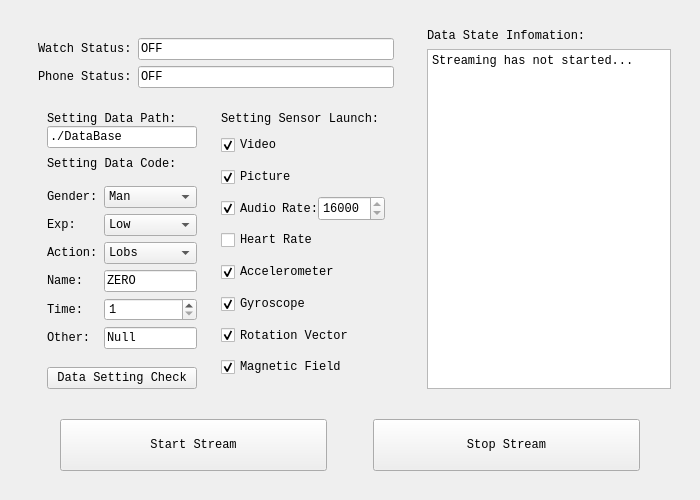
<?xml version="1.0" encoding="UTF-8"?>
<ui version="4.0">
 <class>MainWidget</class>
 <widget class="QWidget" name="MainWidget">
  <property name="geometry">
   <rect>
    <x>0</x>
    <y>0</y>
    <width>700</width>
    <height>500</height>
   </rect>
  </property>
  <property name="sizePolicy">
   <sizepolicy hsizetype="Preferred" vsizetype="Preferred">
    <horstretch>0</horstretch>
    <verstretch>0</verstretch>
   </sizepolicy>
  </property>
  <property name="minimumSize">
   <size>
    <width>700</width>
    <height>500</height>
   </size>
  </property>
  <property name="font">
   <font>
    <family>Consolas</family>
    <weight>50</weight>
    <bold>false</bold>
   </font>
  </property>
  <property name="cursor">
   <cursorShape>ArrowCursor</cursorShape>
  </property>
  <property name="windowTitle">
   <string>Device Controller</string>
  </property>
  <property name="windowOpacity">
   <double>1.000000000000000</double>
  </property>
  <property name="styleSheet">
   <string notr="true"/>
  </property>
  <layout class="QGridLayout" name="gridLayout">
   <property name="spacing">
    <number>3</number>
   </property>
   <item row="1" column="0">
    <widget class="QWidget" name="topWidget" native="true">
     <property name="sizePolicy">
      <sizepolicy hsizetype="Preferred" vsizetype="Preferred">
       <horstretch>2</horstretch>
       <verstretch>4</verstretch>
      </sizepolicy>
     </property>
     <layout class="QGridLayout" name="gridLayout_2">
      <property name="bottomMargin">
       <number>0</number>
      </property>
      <item row="0" column="1">
       <widget class="QWidget" name="topRightwidget" native="true">
        <property name="sizePolicy">
         <sizepolicy hsizetype="Preferred" vsizetype="Preferred">
          <horstretch>1</horstretch>
          <verstretch>0</verstretch>
         </sizepolicy>
        </property>
        <layout class="QVBoxLayout" name="verticalLayout_2">
         <item>
          <widget class="QLabel" name="dataInfoLabel">
           <property name="text">
            <string>Data State Infomation:</string>
           </property>
          </widget>
         </item>
         <item>
          <widget class="QTextEdit" name="dataInfoText">
           <property name="readOnly">
            <bool>true</bool>
           </property>
           <property name="html">
            <string>&lt;!DOCTYPE HTML PUBLIC &quot;-//W3C//DTD HTML 4.0//EN&quot; &quot;http://www.w3.org/TR/REC-html40/strict.dtd&quot;&gt;
&lt;html&gt;&lt;head&gt;&lt;meta name=&quot;qrichtext&quot; content=&quot;1&quot; /&gt;&lt;style type=&quot;text/css&quot;&gt;
p, li { white-space: pre-wrap; }
&lt;/style&gt;&lt;/head&gt;&lt;body style=&quot; font-family:'Consolas'; font-size:9pt; font-weight:400; font-style:normal;&quot;&gt;
&lt;p style=&quot; margin-top:0px; margin-bottom:0px; margin-left:0px; margin-right:0px; -qt-block-indent:0; text-indent:0px;&quot;&gt;&lt;span style=&quot; font-weight:72;&quot;&gt;Streaming has not started...&lt;/span&gt;&lt;/p&gt;&lt;/body&gt;&lt;/html&gt;</string>
           </property>
          </widget>
         </item>
        </layout>
       </widget>
      </item>
      <item row="0" column="0">
       <widget class="QWidget" name="topLeftwidget" native="true">
        <property name="sizePolicy">
         <sizepolicy hsizetype="Preferred" vsizetype="Preferred">
          <horstretch>1</horstretch>
          <verstretch>0</verstretch>
         </sizepolicy>
        </property>
        <layout class="QGridLayout" name="gridLayout_3">
         <property name="bottomMargin">
          <number>0</number>
         </property>
         <item row="0" column="0">
          <widget class="QWidget" name="statusWidget" native="true">
           <property name="sizePolicy">
            <sizepolicy hsizetype="Preferred" vsizetype="Preferred">
             <horstretch>0</horstretch>
             <verstretch>1</verstretch>
            </sizepolicy>
           </property>
           <layout class="QGridLayout" name="gridLayout_4">
            <item row="1" column="1">
             <widget class="QLineEdit" name="phoneStatus">
              <property name="sizePolicy">
               <sizepolicy hsizetype="Expanding" vsizetype="Expanding">
                <horstretch>1</horstretch>
                <verstretch>0</verstretch>
               </sizepolicy>
              </property>
              <property name="text">
               <string>OFF</string>
              </property>
              <property name="readOnly">
               <bool>true</bool>
              </property>
             </widget>
            </item>
            <item row="0" column="1">
             <widget class="QLineEdit" name="watchStatus">
              <property name="sizePolicy">
               <sizepolicy hsizetype="Expanding" vsizetype="Expanding">
                <horstretch>1</horstretch>
                <verstretch>0</verstretch>
               </sizepolicy>
              </property>
              <property name="text">
               <string>OFF</string>
              </property>
              <property name="readOnly">
               <bool>true</bool>
              </property>
             </widget>
            </item>
            <item row="1" column="0">
             <widget class="QLabel" name="phoneLabel">
              <property name="text">
               <string>Phone Status:</string>
              </property>
             </widget>
            </item>
            <item row="0" column="0">
             <widget class="QLabel" name="watchLabel">
              <property name="text">
               <string>Watch Status:</string>
              </property>
             </widget>
            </item>
           </layout>
          </widget>
         </item>
         <item row="2" column="0">
          <widget class="QWidget" name="settingWidget" native="true">
           <property name="sizePolicy">
            <sizepolicy hsizetype="Preferred" vsizetype="Preferred">
             <horstretch>0</horstretch>
             <verstretch>5</verstretch>
            </sizepolicy>
           </property>
           <layout class="QHBoxLayout" name="horizontalLayout_4">
            <property name="leftMargin">
             <number>9</number>
            </property>
            <property name="topMargin">
             <number>0</number>
            </property>
            <property name="rightMargin">
             <number>9</number>
            </property>
            <item>
             <widget class="QWidget" name="dataSetWidget" native="true">
              <property name="sizePolicy">
               <sizepolicy hsizetype="Preferred" vsizetype="Preferred">
                <horstretch>1</horstretch>
                <verstretch>1</verstretch>
               </sizepolicy>
              </property>
              <layout class="QVBoxLayout" name="verticalLayout_3">
               <property name="spacing">
                <number>0</number>
               </property>
               <property name="leftMargin">
                <number>9</number>
               </property>
               <property name="topMargin">
                <number>9</number>
               </property>
               <property name="rightMargin">
                <number>9</number>
               </property>
               <property name="bottomMargin">
                <number>0</number>
               </property>
               <item>
                <widget class="QWidget" name="dataPathWidget" native="true">
                 <property name="sizePolicy">
                  <sizepolicy hsizetype="Preferred" vsizetype="Preferred">
                   <horstretch>0</horstretch>
                   <verstretch>1</verstretch>
                  </sizepolicy>
                 </property>
                 <layout class="QVBoxLayout" name="verticalLayout">
                  <property name="spacing">
                   <number>0</number>
                  </property>
                  <property name="leftMargin">
                   <number>0</number>
                  </property>
                  <property name="topMargin">
                   <number>0</number>
                  </property>
                  <property name="rightMargin">
                   <number>0</number>
                  </property>
                  <property name="bottomMargin">
                   <number>0</number>
                  </property>
                  <item>
                   <widget class="QLabel" name="dataPathLabel">
                    <property name="sizePolicy">
                     <sizepolicy hsizetype="Preferred" vsizetype="Preferred">
                      <horstretch>0</horstretch>
                      <verstretch>0</verstretch>
                     </sizepolicy>
                    </property>
                    <property name="text">
                     <string>Setting Data Path:</string>
                    </property>
                   </widget>
                  </item>
                  <item>
                   <widget class="QLineEdit" name="dataPathLineEdit">
                    <property name="sizePolicy">
                     <sizepolicy hsizetype="Expanding" vsizetype="Preferred">
                      <horstretch>0</horstretch>
                      <verstretch>0</verstretch>
                     </sizepolicy>
                    </property>
                    <property name="layoutDirection">
                     <enum>Qt::LeftToRight</enum>
                    </property>
                    <property name="text">
                     <string>./DataBase</string>
                    </property>
                   </widget>
                  </item>
                 </layout>
                </widget>
               </item>
               <item>
                <widget class="QWidget" name="dataCodeSetWidget" native="true">
                 <property name="sizePolicy">
                  <sizepolicy hsizetype="Preferred" vsizetype="Preferred">
                   <horstretch>0</horstretch>
                   <verstretch>4</verstretch>
                  </sizepolicy>
                 </property>
                 <layout class="QGridLayout" name="gridLayout_5">
                  <property name="leftMargin">
                   <number>0</number>
                  </property>
                  <property name="rightMargin">
                   <number>0</number>
                  </property>
                  <item row="2" column="0">
                   <widget class="QWidget" name="codeSettingWidget" native="true">
                    <property name="sizePolicy">
                     <sizepolicy hsizetype="Preferred" vsizetype="Preferred">
                      <horstretch>0</horstretch>
                      <verstretch>9</verstretch>
                     </sizepolicy>
                    </property>
                    <layout class="QGridLayout" name="gridLayout_6">
                     <property name="leftMargin">
                      <number>0</number>
                     </property>
                     <property name="topMargin">
                      <number>9</number>
                     </property>
                     <property name="rightMargin">
                      <number>0</number>
                     </property>
                     <property name="bottomMargin">
                      <number>9</number>
                     </property>
                     <item row="3" column="1">
                      <widget class="QLineEdit" name="codeNameEdit">
                       <property name="sizePolicy">
                        <sizepolicy hsizetype="Preferred" vsizetype="Expanding">
                         <horstretch>0</horstretch>
                         <verstretch>0</verstretch>
                        </sizepolicy>
                       </property>
                       <property name="text">
                        <string>ZERO</string>
                       </property>
                       <property name="placeholderText">
                        <string>Staff Name</string>
                       </property>
                      </widget>
                     </item>
                     <item row="4" column="1">
                      <widget class="QSpinBox" name="codeTimeSpinBox">
                       <property name="sizePolicy">
                        <sizepolicy hsizetype="Preferred" vsizetype="Expanding">
                         <horstretch>0</horstretch>
                         <verstretch>0</verstretch>
                        </sizepolicy>
                       </property>
                       <property name="minimum">
                        <number>1</number>
                       </property>
                      </widget>
                     </item>
                     <item row="2" column="0">
                      <widget class="QLabel" name="codeActionLable">
                       <property name="text">
                        <string>Action:</string>
                       </property>
                      </widget>
                     </item>
                     <item row="0" column="0">
                      <widget class="QLabel" name="codeGenderLabel">
                       <property name="sizePolicy">
                        <sizepolicy hsizetype="Preferred" vsizetype="Preferred">
                         <horstretch>0</horstretch>
                         <verstretch>0</verstretch>
                        </sizepolicy>
                       </property>
                       <property name="text">
                        <string>Gender:</string>
                       </property>
                       <property name="margin">
                        <number>0</number>
                       </property>
                      </widget>
                     </item>
                     <item row="5" column="1">
                      <widget class="QLineEdit" name="codeOtherLineEdit">
                       <property name="sizePolicy">
                        <sizepolicy hsizetype="Expanding" vsizetype="Expanding">
                         <horstretch>0</horstretch>
                         <verstretch>0</verstretch>
                        </sizepolicy>
                       </property>
                       <property name="text">
                        <string>Null</string>
                       </property>
                      </widget>
                     </item>
                     <item row="0" column="1">
                      <widget class="QComboBox" name="codeGenderComboBox">
                       <property name="sizePolicy">
                        <sizepolicy hsizetype="Preferred" vsizetype="Expanding">
                         <horstretch>0</horstretch>
                         <verstretch>0</verstretch>
                        </sizepolicy>
                       </property>
                       <item>
                        <property name="text">
                         <string>Man</string>
                        </property>
                       </item>
                       <item>
                        <property name="text">
                         <string>Women</string>
                        </property>
                       </item>
                      </widget>
                     </item>
                     <item row="1" column="0">
                      <widget class="QLabel" name="codeExpLabel">
                       <property name="text">
                        <string>Exp:</string>
                       </property>
                      </widget>
                     </item>
                     <item row="5" column="0">
                      <widget class="QLabel" name="codeOtherLabel">
                       <property name="text">
                        <string>Other:</string>
                       </property>
                      </widget>
                     </item>
                     <item row="3" column="0">
                      <widget class="QLabel" name="codeNameLabel">
                       <property name="text">
                        <string>Name:</string>
                       </property>
                      </widget>
                     </item>
                     <item row="1" column="1">
                      <widget class="QComboBox" name="codeExpComboBox">
                       <property name="sizePolicy">
                        <sizepolicy hsizetype="Preferred" vsizetype="Expanding">
                         <horstretch>0</horstretch>
                         <verstretch>0</verstretch>
                        </sizepolicy>
                       </property>
                       <item>
                        <property name="text">
                         <string>Low</string>
                        </property>
                       </item>
                       <item>
                        <property name="text">
                         <string>Medium</string>
                        </property>
                       </item>
                       <item>
                        <property name="text">
                         <string>High</string>
                        </property>
                       </item>
                      </widget>
                     </item>
                     <item row="2" column="1">
                      <widget class="QComboBox" name="codeActionComboBox">
                       <property name="sizePolicy">
                        <sizepolicy hsizetype="Preferred" vsizetype="Expanding">
                         <horstretch>0</horstretch>
                         <verstretch>0</verstretch>
                        </sizepolicy>
                       </property>
                       <item>
                        <property name="text">
                         <string>Lobs</string>
                        </property>
                       </item>
                       <item>
                        <property name="text">
                         <string>Net Shots</string>
                        </property>
                       </item>
                       <item>
                        <property name="text">
                         <string>Spikes</string>
                        </property>
                       </item>
                      </widget>
                     </item>
                     <item row="4" column="0">
                      <widget class="QLabel" name="codeTimeLabel">
                       <property name="text">
                        <string>Time:</string>
                       </property>
                      </widget>
                     </item>
                    </layout>
                   </widget>
                  </item>
                  <item row="1" column="0">
                   <widget class="QLabel" name="codeSetLabel">
                    <property name="sizePolicy">
                     <sizepolicy hsizetype="Preferred" vsizetype="Preferred">
                      <horstretch>0</horstretch>
                      <verstretch>1</verstretch>
                     </sizepolicy>
                    </property>
                    <property name="layoutDirection">
                     <enum>Qt::LeftToRight</enum>
                    </property>
                    <property name="styleSheet">
                     <string notr="true"/>
                    </property>
                    <property name="text">
                     <string>Setting Data Code:</string>
                    </property>
                   </widget>
                  </item>
                 </layout>
                </widget>
               </item>
               <item>
                <widget class="QPushButton" name="dataSetCheckButton">
                 <property name="sizePolicy">
                  <sizepolicy hsizetype="Preferred" vsizetype="Expanding">
                   <horstretch>0</horstretch>
                   <verstretch>1</verstretch>
                  </sizepolicy>
                 </property>
                 <property name="text">
                  <string>Data Setting Check</string>
                 </property>
                </widget>
               </item>
              </layout>
             </widget>
            </item>
            <item>
             <widget class="QWidget" name="sensorSetWidget" native="true">
              <property name="sizePolicy">
               <sizepolicy hsizetype="Preferred" vsizetype="Preferred">
                <horstretch>1</horstretch>
                <verstretch>1</verstretch>
               </sizepolicy>
              </property>
              <layout class="QVBoxLayout" name="verticalLayout_4">
               <property name="rightMargin">
                <number>9</number>
               </property>
               <item>
                <widget class="QLabel" name="sensorSetlabel">
                 <property name="text">
                  <string>Setting Sensor Launch:</string>
                 </property>
                </widget>
               </item>
               <item>
                <widget class="QWidget" name="videoSetWidget" native="true">
                 <layout class="QHBoxLayout" name="horizontalLayout_3">
                  <property name="spacing">
                   <number>0</number>
                  </property>
                  <property name="leftMargin">
                   <number>0</number>
                  </property>
                  <property name="topMargin">
                   <number>0</number>
                  </property>
                  <property name="rightMargin">
                   <number>0</number>
                  </property>
                  <property name="bottomMargin">
                   <number>0</number>
                  </property>
                  <item>
                   <widget class="QCheckBox" name="videoCheck">
                    <property name="sizePolicy">
                     <sizepolicy hsizetype="Preferred" vsizetype="Expanding">
                      <horstretch>0</horstretch>
                      <verstretch>0</verstretch>
                     </sizepolicy>
                    </property>
                    <property name="cursor">
                     <cursorShape>ArrowCursor</cursorShape>
                    </property>
                    <property name="text">
                     <string>Video</string>
                    </property>
                    <property name="checked">
                     <bool>true</bool>
                    </property>
                    <property name="tristate">
                     <bool>false</bool>
                    </property>
                   </widget>
                  </item>
                 </layout>
                </widget>
               </item>
               <item>
                <widget class="QCheckBox" name="pictureCheck">
                 <property name="sizePolicy">
                  <sizepolicy hsizetype="Preferred" vsizetype="Expanding">
                   <horstretch>0</horstretch>
                   <verstretch>0</verstretch>
                  </sizepolicy>
                 </property>
                 <property name="text">
                  <string>Picture</string>
                 </property>
                 <property name="checked">
                  <bool>true</bool>
                 </property>
                </widget>
               </item>
               <item>
                <widget class="QWidget" name="audioSetwidget" native="true">
                 <layout class="QHBoxLayout" name="horizontalLayout_2">
                  <property name="spacing">
                   <number>0</number>
                  </property>
                  <property name="leftMargin">
                   <number>0</number>
                  </property>
                  <property name="topMargin">
                   <number>0</number>
                  </property>
                  <property name="rightMargin">
                   <number>0</number>
                  </property>
                  <property name="bottomMargin">
                   <number>0</number>
                  </property>
                  <item>
                   <widget class="QCheckBox" name="audioCheck">
                    <property name="sizePolicy">
                     <sizepolicy hsizetype="Preferred" vsizetype="Expanding">
                      <horstretch>1</horstretch>
                      <verstretch>0</verstretch>
                     </sizepolicy>
                    </property>
                    <property name="text">
                     <string>Audio</string>
                    </property>
                    <property name="checked">
                     <bool>true</bool>
                    </property>
                   </widget>
                  </item>
                  <item>
                   <widget class="QLabel" name="audioLabel">
                    <property name="sizePolicy">
                     <sizepolicy hsizetype="Preferred" vsizetype="Preferred">
                      <horstretch>0</horstretch>
                      <verstretch>0</verstretch>
                     </sizepolicy>
                    </property>
                    <property name="layoutDirection">
                     <enum>Qt::LeftToRight</enum>
                    </property>
                    <property name="text">
                     <string>Rate:</string>
                    </property>
                   </widget>
                  </item>
                  <item>
                   <widget class="QSpinBox" name="audioSpinBox">
                    <property name="sizePolicy">
                     <sizepolicy hsizetype="Preferred" vsizetype="Preferred">
                      <horstretch>0</horstretch>
                      <verstretch>0</verstretch>
                     </sizepolicy>
                    </property>
                    <property name="readOnly">
                     <bool>true</bool>
                    </property>
                    <property name="minimum">
                     <number>4000</number>
                    </property>
                    <property name="maximum">
                     <number>64000</number>
                    </property>
                    <property name="singleStep">
                     <number>1000</number>
                    </property>
                    <property name="value">
                     <number>16000</number>
                    </property>
                   </widget>
                  </item>
                 </layout>
                </widget>
               </item>
               <item>
                <widget class="QCheckBox" name="heartRateCheck">
                 <property name="sizePolicy">
                  <sizepolicy hsizetype="Preferred" vsizetype="Expanding">
                   <horstretch>0</horstretch>
                   <verstretch>0</verstretch>
                  </sizepolicy>
                 </property>
                 <property name="text">
                  <string>Heart Rate</string>
                 </property>
                 <property name="shortcut">
                  <string>Ctrl+S</string>
                 </property>
                 <property name="checkable">
                  <bool>false</bool>
                 </property>
                 <property name="checked">
                  <bool>false</bool>
                 </property>
                </widget>
               </item>
               <item>
                <widget class="QCheckBox" name="accelerometerCheck">
                 <property name="sizePolicy">
                  <sizepolicy hsizetype="Preferred" vsizetype="Expanding">
                   <horstretch>0</horstretch>
                   <verstretch>0</verstretch>
                  </sizepolicy>
                 </property>
                 <property name="text">
                  <string>Accelerometer</string>
                 </property>
                 <property name="checked">
                  <bool>true</bool>
                 </property>
                </widget>
               </item>
               <item>
                <widget class="QCheckBox" name="gyroscopeCheck">
                 <property name="sizePolicy">
                  <sizepolicy hsizetype="Preferred" vsizetype="Expanding">
                   <horstretch>0</horstretch>
                   <verstretch>0</verstretch>
                  </sizepolicy>
                 </property>
                 <property name="text">
                  <string>Gyroscope</string>
                 </property>
                 <property name="checked">
                  <bool>true</bool>
                 </property>
                </widget>
               </item>
               <item>
                <widget class="QCheckBox" name="rotationVectorCheck">
                 <property name="sizePolicy">
                  <sizepolicy hsizetype="Preferred" vsizetype="Expanding">
                   <horstretch>0</horstretch>
                   <verstretch>0</verstretch>
                  </sizepolicy>
                 </property>
                 <property name="text">
                  <string>Rotation Vector</string>
                 </property>
                 <property name="checked">
                  <bool>true</bool>
                 </property>
                </widget>
               </item>
               <item>
                <widget class="QCheckBox" name="magneticFieldCheck">
                 <property name="sizePolicy">
                  <sizepolicy hsizetype="Preferred" vsizetype="Expanding">
                   <horstretch>0</horstretch>
                   <verstretch>0</verstretch>
                  </sizepolicy>
                 </property>
                 <property name="text">
                  <string>Magnetic Field</string>
                 </property>
                 <property name="checked">
                  <bool>true</bool>
                 </property>
                </widget>
               </item>
              </layout>
             </widget>
            </item>
           </layout>
          </widget>
         </item>
        </layout>
       </widget>
      </item>
     </layout>
    </widget>
   </item>
   <item row="2" column="0">
    <widget class="QWidget" name="buttomWidget" native="true">
     <property name="sizePolicy">
      <sizepolicy hsizetype="Preferred" vsizetype="Preferred">
       <horstretch>0</horstretch>
       <verstretch>1</verstretch>
      </sizepolicy>
     </property>
     <layout class="QGridLayout" name="buttomWidgetLayout">
      <property name="leftMargin">
       <number>9</number>
      </property>
      <property name="topMargin">
       <number>18</number>
      </property>
      <property name="bottomMargin">
       <number>18</number>
      </property>
      <item row="0" column="1">
       <widget class="QPushButton" name="startStream">
        <property name="sizePolicy">
         <sizepolicy hsizetype="Preferred" vsizetype="Expanding">
          <horstretch>1</horstretch>
          <verstretch>0</verstretch>
         </sizepolicy>
        </property>
        <property name="text">
         <string>Start Stream</string>
        </property>
       </widget>
      </item>
      <item row="0" column="3">
       <widget class="QPushButton" name="stopStream">
        <property name="sizePolicy">
         <sizepolicy hsizetype="Preferred" vsizetype="Expanding">
          <horstretch>1</horstretch>
          <verstretch>1</verstretch>
         </sizepolicy>
        </property>
        <property name="styleSheet">
         <string notr="true"/>
        </property>
        <property name="text">
         <string>Stop Stream</string>
        </property>
       </widget>
      </item>
      <item row="0" column="4">
       <spacer name="horizontalSpacer_3">
        <property name="orientation">
         <enum>Qt::Horizontal</enum>
        </property>
        <property name="sizeType">
         <enum>QSizePolicy::Preferred</enum>
        </property>
        <property name="sizeHint" stdset="0">
         <size>
          <width>40</width>
          <height>20</height>
         </size>
        </property>
       </spacer>
      </item>
      <item row="0" column="2">
       <spacer name="horizontalSpacer">
        <property name="orientation">
         <enum>Qt::Horizontal</enum>
        </property>
        <property name="sizeType">
         <enum>QSizePolicy::Preferred</enum>
        </property>
        <property name="sizeHint" stdset="0">
         <size>
          <width>40</width>
          <height>20</height>
         </size>
        </property>
       </spacer>
      </item>
      <item row="0" column="0">
       <spacer name="horizontalSpacer_2">
        <property name="orientation">
         <enum>Qt::Horizontal</enum>
        </property>
        <property name="sizeType">
         <enum>QSizePolicy::Preferred</enum>
        </property>
        <property name="sizeHint" stdset="0">
         <size>
          <width>40</width>
          <height>20</height>
         </size>
        </property>
       </spacer>
      </item>
     </layout>
    </widget>
   </item>
  </layout>
 </widget>
 <resources/>
 <connections/>
</ui>
